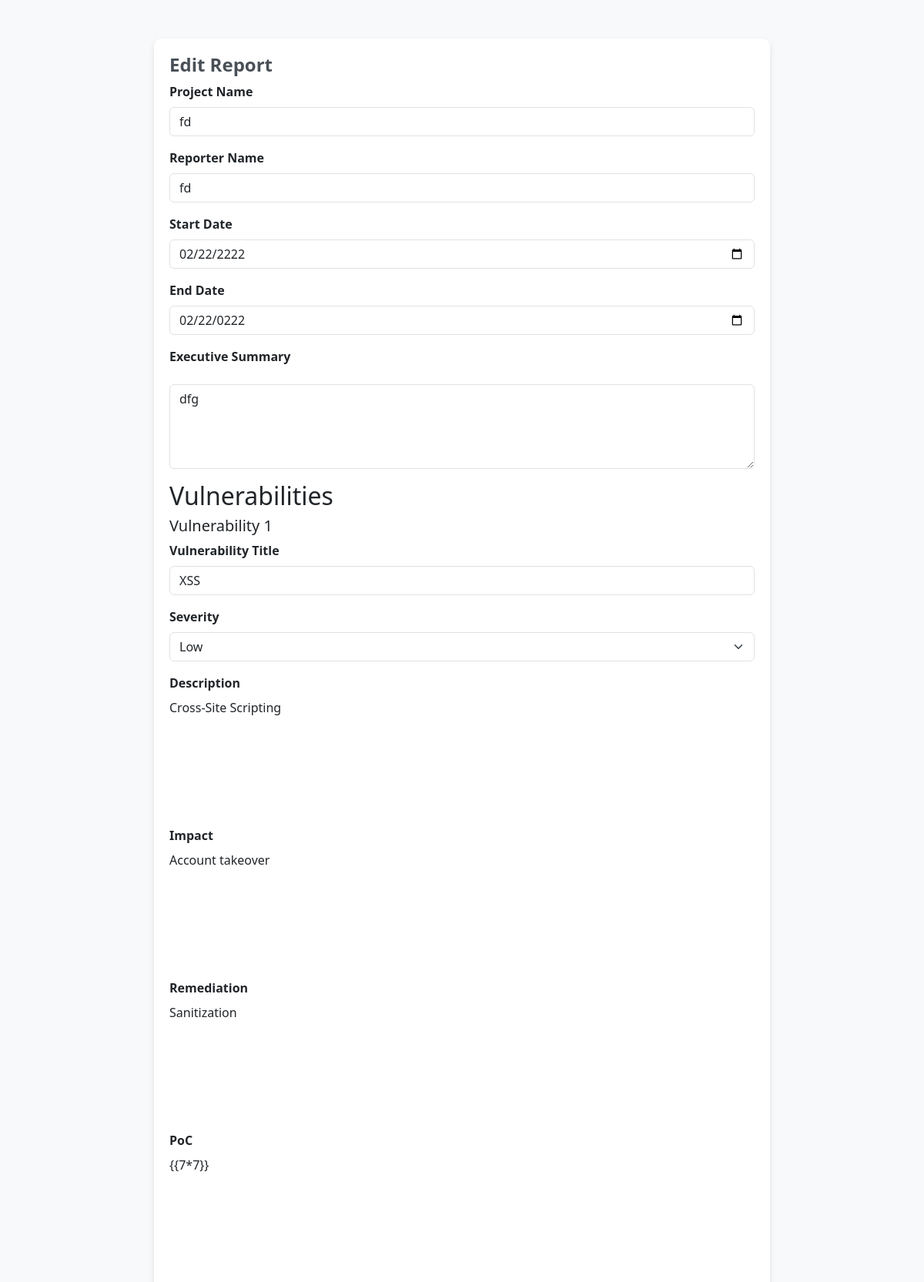
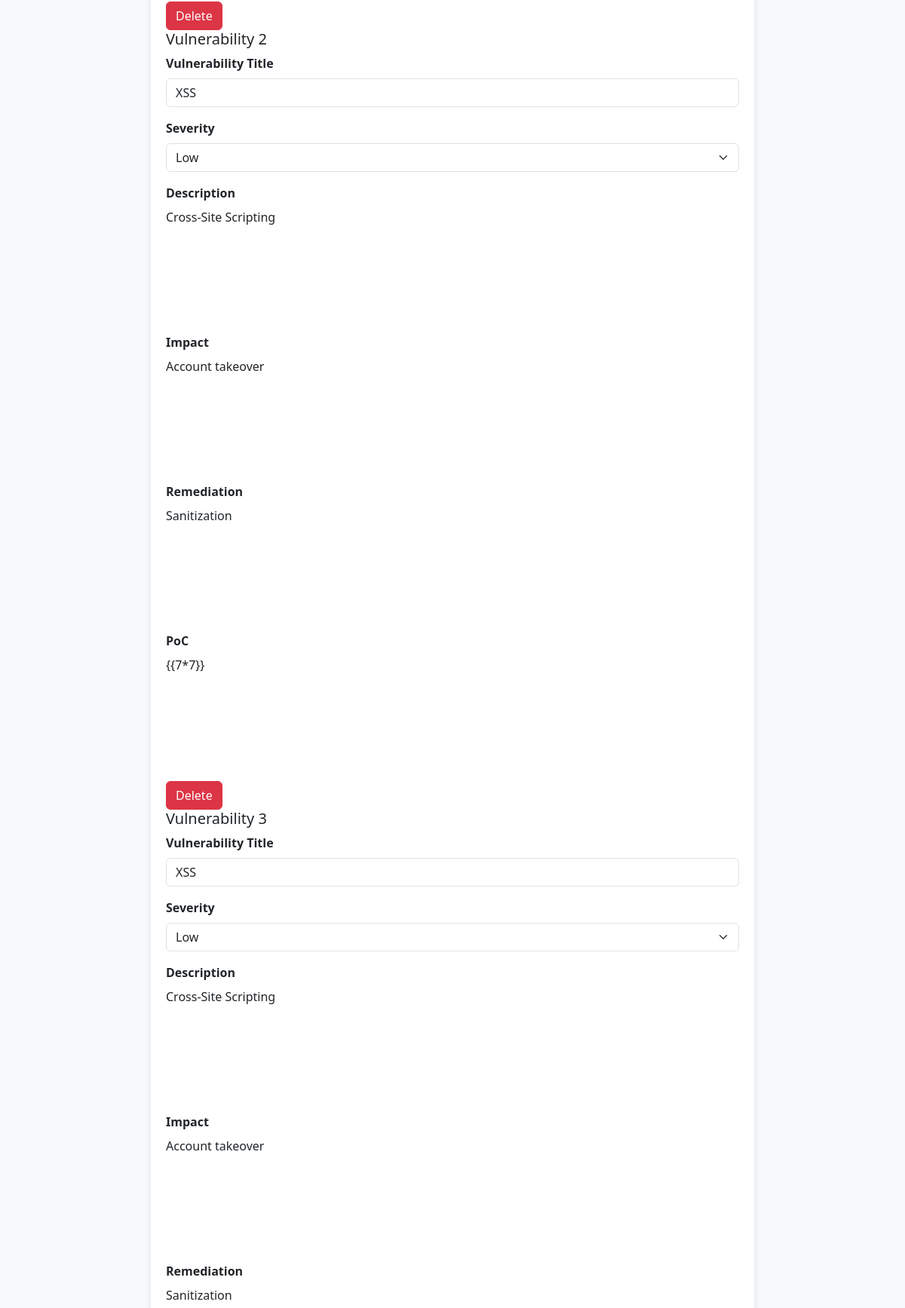
/edit?project_id=1 (upper part), run on the app's committed database (2 pictures, top to bottom).
### app.py (models this page shows)
class Project(db.Model):
    __tablename__ = 'projects'
    project_id = db.Column(db.Integer, primary_key=True)
    project_name = db.Column(db.String(100), nullable=False)
    reporter_name = db.Column(db.String(100), nullable=False)
    start_date = db.Column(db.String(50), nullable=False)
    end_date = db.Column(db.String(50), nullable=True)
    executive_summary = db.Column(db.Text, nullable=True)
    vuln_count = db.Column(db.Integer, nullable=True)
    vulnerabilities = db.relationship('Vulnerability', secondary=project_vulnerabilities, backref=db.backref('projects', lazy=True))

class Vulnerability(db.Model):
    __tablename__ = 'vulnerabilities'
    vulnerability_id = db.Column(db.Integer, primary_key=True)
    project_id = db.Column(db.Integer, nullable=False)
    title = db.Column(db.String(150), nullable=False)
    severity = db.Column(db.String(50), nullable=False)
    vulnerable_component = db.Column(db.String(100), nullable=True)
    description = db.Column(db.Text, nullable=True)
    impact = db.Column(db.Text, nullable=True)
    remediation = db.Column(db.Text, nullable=True)
    poc = db.Column(db.Text, nullable=True)

### server.py (the view)
@app.route("/edit", methods=["GET"])
def get_edit():
    project_id = int(request.args.get("project_id"))
    project = Project.query.get_or_404(project_id)
    vulnerabilities = Vulnerability.query.filter(project_id == project_id).all()
    print(project.vuln_count)
    return render_template("edit.html", project=project, vulnerabilities=vulnerabilities)

### templates/edit.html (shortened to what this page needs)
<!DOCTYPE html>
<html lang="en">
<head>
  <link href="https://cdn.jsdelivr.net/npm/bootstrap@5.3.0-alpha3/dist/css/bootstrap.min.css" rel="stylesheet">
  <link rel="stylesheet" href="https://cdn.quilljs.com/1.3.6/quill.snow.css">
  <link rel="stylesheet" href="https://cdnjs.cloudflare.com/ajax/libs/cropperjs/1.5.13/cropper.min.css">
</head>
<body>
<div class="container">
  <h1>Edit Report</h1>
  <form method="POST" action="/edit">
    <div class="mb-3">
      <label for="project_name" class="form-label">Project Name</label>
      <input type="text" class="form-control" id="project_name" name="project_name" required value="{{ project.project_name }}">
    </div>
    <div class="mb-3">
      <label for="reporter_name" class="form-label">Reporter Name</label>
      <input type="text" class="form-control" id="reporter_name" name="reporter_name" required value="{{ project.reporter_name }}">
    </div>
    <div class="mb-3">
      <label for="start_date" class="form-label">Start Date</label>
      <input type="date" class="form-control" id="start_date" name="start_date" required value="{{ project.start_date }}">
    </div>
    <div class="mb-3">
      <label for="end_date" class="form-label">End Date</label>
      <input type="date" class="form-control" id="end_date" name="end_date" required value="{{ project.end_date }}">
    </div>
    <div class="mb-3">
      <label for="executive_summary" class="form-label">Executive Summary</label>
      <textarea class="form-control" id="executive_summary" name="executive_summary" rows="4" required>{{ project.executive_summary }}</textarea>
    </div>
    <div id="vuln-forms">
      <h2>Vulnerabilities</h2>
      {% for vulnerability in vulnerabilities %}
      <div class="vuln-form" id="vuln-form-{{ loop.index }}">
        <h5>Vulnerability {{ loop.index }}</h5>
        <div class="mb-3">
          <label for="vulnerabilityTitle-{{ loop.index }}" class="form-label">Vulnerability Title</label>
          <input type="text" class="form-control" id="vulnerabilityTitle-{{ loop.index }}" name="vulnerabilityTitle[{{ loop.index }}]" required value="{{ vulnerability.title }}">
        </div>
        <div class="mb-3">
          <label for="severity-{{ loop.index }}" class="form-label">Severity</label>
          <select class="form-select" id="severity-{{ loop.index }}" name="severity[{{ loop.index }}]" required>
            <option value="Low" {% if vulnerability.severity == 'Low' %}selected{% endif %}>Low</option>
          </select>
        </div>
        <div class="mb-3">
          <label for="description-{{ loop.index }}" class="form-label">Description</label>
          <div id="description-editor-{{ loop.index }}" class="quill-editor">{{ vulnerability.description | safe }}</div>
        </div>
        <div class="mb-3">
          <label for="impact-{{ loop.index }}" class="form-label">Impact</label>
          <div id="impact-editor-{{ loop.index }}" class="quill-editor">{{ vulnerability.impact | safe }}</div>
        </div>
        <div class="mb-3">
          <label for="remediation-{{ loop.index }}" class="form-label">Remediation</label>
          <div id="remediation-editor-{{ loop.index }}" class="quill-editor">{{ vulnerability.remediation | safe }}</div>
        </div>
        <div class="mb-3">
          <label for="poc-{{ loop.index }}" class="form-label">PoC</label>
          <div id="poc-editor-{{ loop.index }}" class="quill-editor">{{ vulnerability.poc | safe }}</div>
        </div>
        <button type="button" class="btn btn-remove-vuln" onclick="removeVuln({{ loop.index0 }})">Delete</button>
      </div>
      {% endfor %}
    </div>
  </form>
</div>
</body>
</html>

### templates/edit.html (style rules this page uses)
body { background-color: #f8f9fa; padding-top: 50px; }
.container { max-width: 800px; background-color: #fff; padding: 20px; border-radius: 10px; box-shadow: 0 4px 8px rgba(0, 0, 0, 0.1); }
h1 { font-size: 24px; font-weight: bold; color: #495057; }
.form-label { font-weight: bold; }
.form-control, .form-select { margin-bottom: 15px; }
.btn-remove-vuln { background-color: #dc3545; border-color: #dc3545; color: #fff; }
.quill-editor { height: 150px; margin-bottom: 15px; }

### data on the page
Project: project_name "fd", reporter_name "fd", start_date "02/22/2222", end_date "02/22/0222", executive_summary "dfg"
Vulnerability: title "XSS", description "Cross-Site Scripting", impact "Account takeover", remediation "Sanitization", poc "{{7*7}}"
Vulnerability: title "XSS", description "Cross-Site Scripting", impact "Account takeover", remediation "Sanitization", poc "{{7*7}}"
Vulnerability: title "XSS", description "Cross-Site Scripting", impact "Account takeover", remediation "Sanitization"
